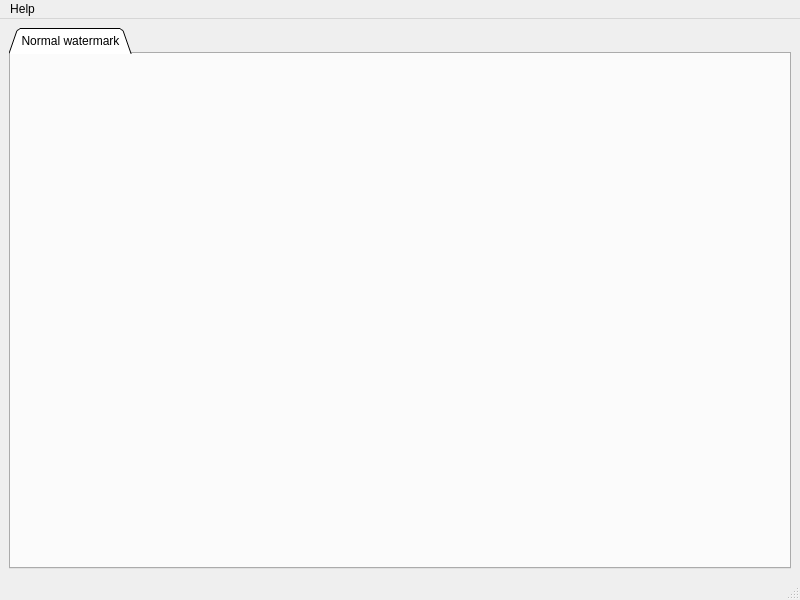
<?xml version="1.0" encoding="UTF-8"?>
<ui version="4.0">
 <class>MainWindow</class>
 <widget class="QMainWindow" name="MainWindow">
  <property name="geometry">
   <rect>
    <x>0</x>
    <y>0</y>
    <width>800</width>
    <height>600</height>
   </rect>
  </property>
  <property name="windowTitle">
   <string>QHelper</string>
  </property>
  <widget class="QWidget" name="centralwidget">
   <layout class="QHBoxLayout" name="horizontalLayout">
    <item>
     <widget class="QTabWidget" name="tabWidget">
      <property name="tabPosition">
       <enum>QTabWidget::North</enum>
      </property>
      <property name="tabShape">
       <enum>QTabWidget::Triangular</enum>
      </property>
      <property name="currentIndex">
       <number>0</number>
      </property>
      <widget class="NormalWatermarkWidget" name="tab">
       <attribute name="title">
        <string>Normal watermark</string>
       </attribute>
      </widget>
     </widget>
    </item>
   </layout>
  </widget>
  <widget class="QMenuBar" name="menubar">
   <property name="geometry">
    <rect>
     <x>0</x>
     <y>0</y>
     <width>800</width>
     <height>26</height>
    </rect>
   </property>
   <widget class="QMenu" name="menuHelp">
    <property name="title">
     <string>Help</string>
    </property>
    <addaction name="aboutAction"/>
   </widget>
   <addaction name="menuHelp"/>
  </widget>
  <widget class="QStatusBar" name="statusbar"/>
  <action name="englishAction">
   <property name="checkable">
    <bool>true</bool>
   </property>
   <property name="checked">
    <bool>true</bool>
   </property>
   <property name="text">
    <string>English</string>
   </property>
  </action>
  <action name="chineseAction">
   <property name="checkable">
    <bool>true</bool>
   </property>
   <property name="text">
    <string>Chinese</string>
   </property>
  </action>
  <action name="aboutAction">
   <property name="text">
    <string>About...</string>
   </property>
  </action>
 </widget>
 <customwidgets>
  <customwidget>
   <class>NormalWatermarkWidget</class>
   <extends>QWidget</extends>
   <header>normalwatermarkwidget.h</header>
   <container>1</container>
  </customwidget>
 </customwidgets>
 <resources/>
 <connections/>
</ui>
